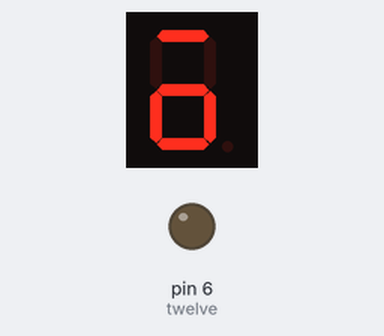
A sketch run on a simulated Arduino Uno, built with avr-gcc and run on an emulated ATmega328P. Parts: 1-digit seven-segment display, output pins drawn as LEDs (lit = HIGH). Wiring (inferred from the names in the program): 1-digit 7-segment display, segments lit when HIGH: segments pin 13, pin 12, pin 11, pin 10, pin 9, pin 8, pin 7. The segment pins are drawn as the display they are named for; pins used as bus, display or sensor lines are not drawn.

Above: at 0.05 s.
At 0.5 s:
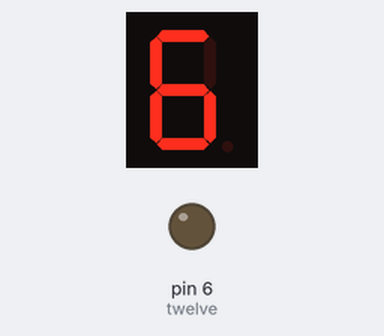
At 1.15 s:
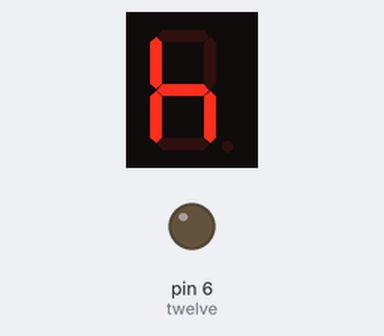

The sketch:

bikeled.ino
```cpp
/*
  BikeLED
  controls bikeLED array for turn/brake signals
 */
// map pins to LED diagram i made
// there's probably a better way todo this
int one = 13;
int two = 12;
int three = 11;
int four = 10;
int five = 9;
int six = 8;
int seven = 7;
int twelve = 6;

// the setup function runs once when you press reset or power the board
void setup() {
  pinMode(one, OUTPUT);
  pinMode(two, OUTPUT);
  pinMode(three, OUTPUT);
  pinMode(four, OUTPUT);
  pinMode(five, OUTPUT);
  pinMode(six, OUTPUT);
  pinMode(seven, OUTPUT);
  pinMode(twelve, OUTPUT);
}

void left() {
  digitalWrite(one, HIGH);   // turn the LED on (HIGH is the voltage level)
  digitalWrite(two, LOW);
  digitalWrite(three, HIGH);   // turn the LED on (HIGH is the voltage level)
  digitalWrite(four, HIGH);   // turn the LED on (HIGH is the voltage level)
  digitalWrite(five, HIGH);   // turn the LED on (HIGH is the voltage level)
  digitalWrite(six, LOW);
  digitalWrite(seven, HIGH);   // turn the LED on (HIGH is the voltage level)
  digitalWrite(twelve, LOW);
  delay(100);
  digitalWrite(one, HIGH);   // turn the LED on (HIGH is the voltage level)
  digitalWrite(two, LOW);
  digitalWrite(three, HIGH);   // turn the LED on (HIGH is the voltage level)
  digitalWrite(four, HIGH);   // turn the LED on (HIGH is the voltage level)
  digitalWrite(five, LOW);   // turn the LED on (HIGH is the voltage level)
  digitalWrite(six, HIGH);
  digitalWrite(seven, HIGH);   // turn the LED on (HIGH is the voltage level)
  digitalWrite(twelve, LOW);
  delay(100);
  digitalWrite(one, LOW);   // turn the LED on (HIGH is the voltage level)
  digitalWrite(two, LOW);
  digitalWrite(three, HIGH);   // turn the LED on (HIGH is the voltage level)
  digitalWrite(four, LOW);   // turn the LED on (HIGH is the voltage level)
  digitalWrite(five, HIGH);   // turn the LED on (HIGH is the voltage level)
  digitalWrite(six, HIGH);
  digitalWrite(seven, HIGH);   // turn the LED on (HIGH is the voltage level)
  digitalWrite(twelve, LOW);
  delay(100);
  digitalWrite(one, HIGH);   // turn the LED on (HIGH is the voltage level)
  digitalWrite(two, LOW);
  digitalWrite(three, LOW);   // turn the LED on (HIGH is the voltage level)
  digitalWrite(four, HIGH);   // turn the LED on (HIGH is the voltage level)
  digitalWrite(five, HIGH);   // turn the LED on (HIGH is the voltage level)
  digitalWrite(six, HIGH);
  digitalWrite(seven, HIGH);   // turn the LED on (HIGH is the voltage level)
  digitalWrite(twelve, LOW);
  delay(100);
  digitalWrite(one, HIGH);   // turn the LED on (HIGH is the voltage level)
  digitalWrite(two, LOW);
  digitalWrite(three, HIGH);   // turn the LED on (HIGH is the voltage level)
  digitalWrite(four, HIGH);   // turn the LED on (HIGH is the voltage level)
  digitalWrite(five, HIGH);   // turn the LED on (HIGH is the voltage level)
  digitalWrite(six, HIGH);
  digitalWrite(seven, HIGH);   // turn the LED on (HIGH is the voltage level)
  digitalWrite(twelve, LOW);
  delay(500);
  wipe();
 }

void right() {
  digitalWrite(one, LOW);
  digitalWrite(two, HIGH);
  digitalWrite(three, HIGH);   // turn the LED on (HIGH is the voltage level)
  digitalWrite(four, HIGH);   // turn the LED on (HIGH is the voltage level)
  digitalWrite(five, HIGH);   // turn the LED on (HIGH is the voltage level)
  digitalWrite(six, HIGH);   // turn the LED on (HIGH is the voltage level)
  digitalWrite(seven, LOW);
  digitalWrite(twelve, HIGH);
  delay(1000);
  wipe();
}

void brake(){
  digitalWrite(one, HIGH);
  digitalWrite(two, HIGH);
  digitalWrite(three, HIGH);   // turn the LED on (HIGH is the voltage level)
  digitalWrite(four, HIGH);   // turn the LED on (HIGH is the voltage level)
  digitalWrite(five, HIGH);   // turn the LED on (HIGH is the voltage level)
  digitalWrite(six, HIGH);   // turn the LED on (HIGH is the voltage level)
  digitalWrite(seven, LOW);
  digitalWrite(twelve, LOW);
  delay(1000);
  wipe();

}
void wipe(){
  digitalWrite(one, LOW);
  digitalWrite(two, LOW);
  digitalWrite(three, LOW);   // turn the LED on (HIGH is the voltage level)
  digitalWrite(four, LOW);   // turn the LED on (HIGH is the voltage level)
  digitalWrite(five, LOW);   // turn the LED on (HIGH is the voltage level)
  digitalWrite(six, LOW);   // turn the LED on (HIGH is the voltage level)
  digitalWrite(seven, LOW);
  digitalWrite(twelve, LOW);
}
// the loop function runs over and over again forever
void loop() {
  left();

 // brake();

  //right();

  //brake();

}
```

Measured:
- by itself, everything shown: repeats every 0.90 s, in 6 steps
- what the display in image 1 shows lasts 0.5 s, from 0.4 s to 0.9 s
